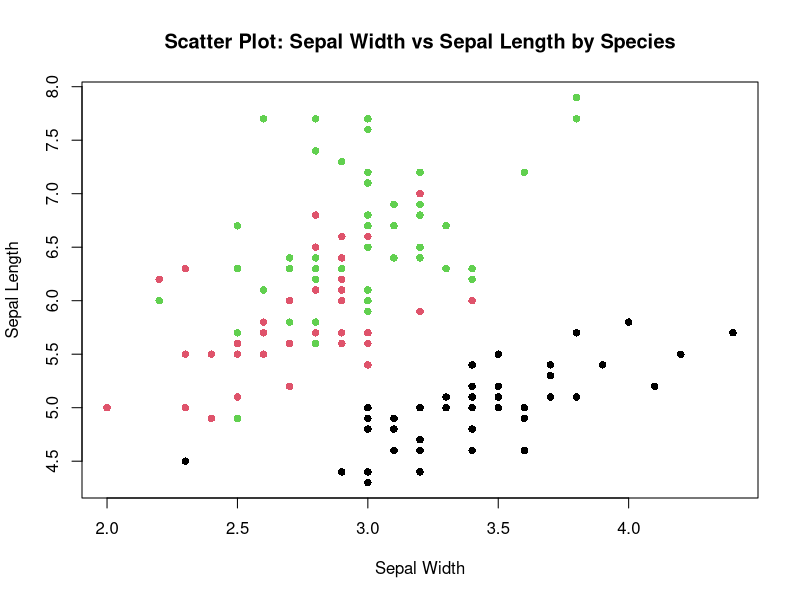
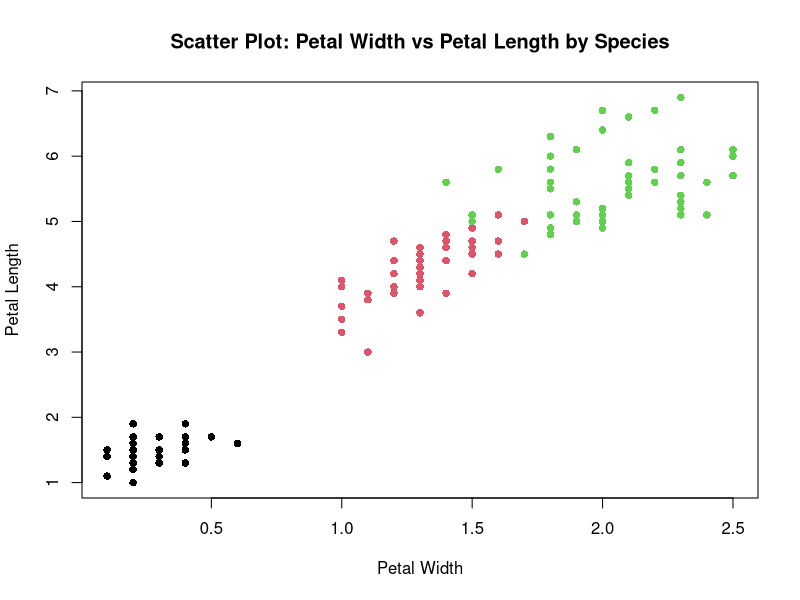
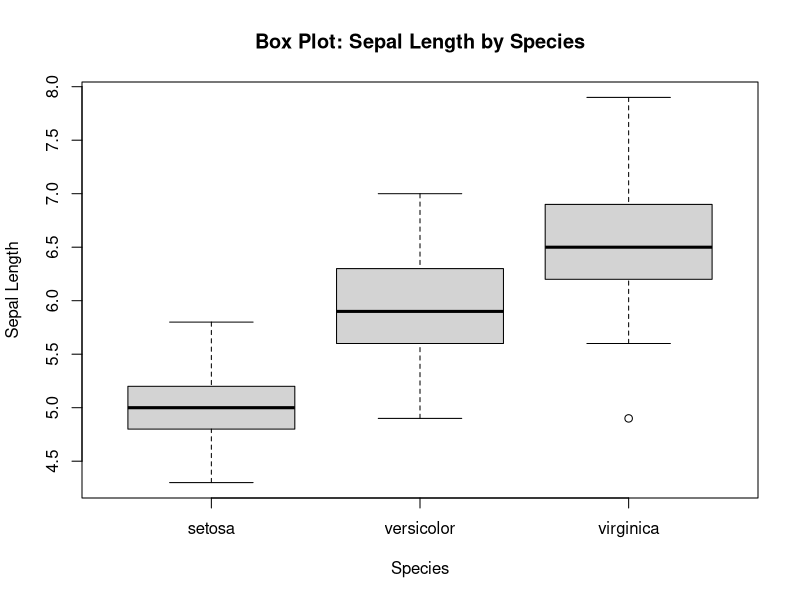
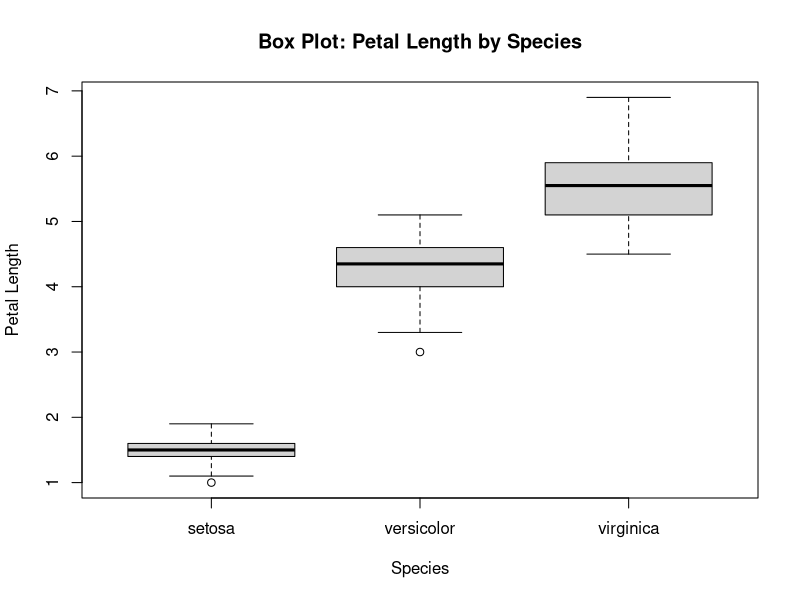

These charts were generated, in order, by the following R code:
# Load the iris dataset
data(iris)

# (i) Plot Scatter plot between sepals width and length grouped by Species
plot1 <- plot(iris$Sepal.Width, iris$Sepal.Length, col = iris$Species, pch = 16,
              xlab = "Sepal Width", ylab = "Sepal Length",
              main = "Scatter Plot: Sepal Width vs Sepal Length by Species")

# (ii) Plot Scatter plot between petals width and length grouped by Species
plot2 <- plot(iris$Petal.Width, iris$Petal.Length, col = iris$Species, pch = 16,
              xlab = "Petal Width", ylab = "Petal Length",
              main = "Scatter Plot: Petal Width vs Petal Length by Species")

# (iii) Draw the Box plot for Sepals length grouped by Species
boxplot1 <- boxplot(Sepal.Length ~ Species, data = iris, xlab = "Species", ylab = "Sepal Length",
                    main = "Box Plot: Sepal Length by Species")

# (iv) Draw the Box plot for petals length grouped by Species
boxplot2 <- boxplot(Petal.Length ~ Species, data = iris, xlab = "Species", ylab = "Petal Length",
                    main = "Box Plot: Petal Length by Species")

# (v) Find the correlation among the four features
correlation <- cor(iris[, 1:4])
